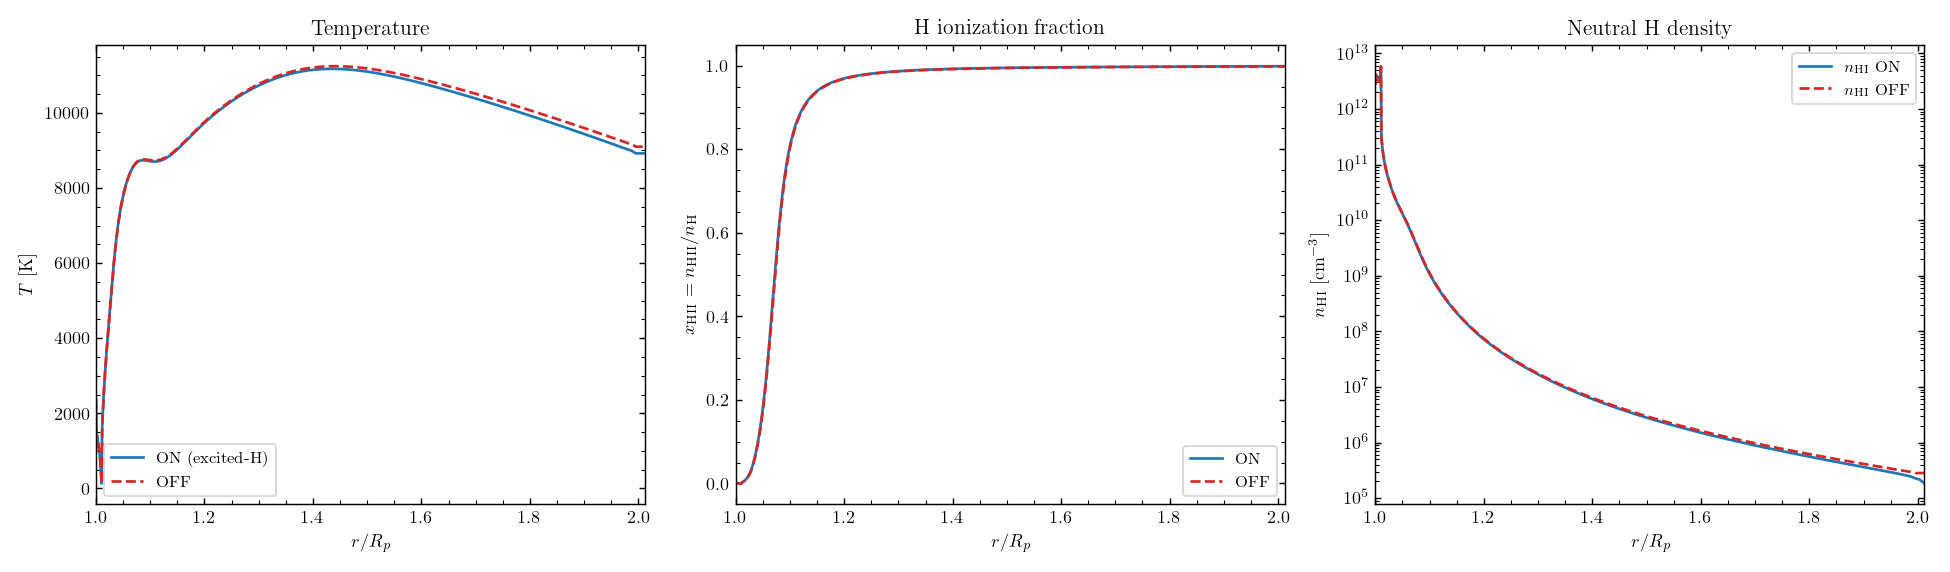

This figure's Python source:
#!/usr/bin/env python3
"""Phase-3a ON vs OFF comparison: temperature and H ionization profiles.

ON  = excited-H coupling enabled  (output_on_clean/)
OFF = excited-H coupling disabled (output_off_clean/)
Both produced from the SAME build; the only difference is the presence of the
stellar Teff/radius tail lines in input.inp (use_excited_H toggle).

Surfaces NUMBERS + FIGURE only; validation is the user's call.
"""
import numpy as np
import matplotlib
matplotlib.use('Agg')
import matplotlib.pyplot as plt


def load(d):
    HY = np.loadtxt(f'{d}/Hydro_ioniz.txt')
    ION = np.loadtxt(f'{d}/Ion_species.txt')
    r = HY[:, 0]
    T = HY[:, 4]                       # col5 = T [K]
    # Ion_species.txt: col1=r/Rp, col2=nHI, col3=nHII, col4=nHeI ...
    nHI = ION[:, 1]
    nHII = ION[:, 2]
    xHII = nHII / np.maximum(nHI + nHII, 1e-300)
    return r, T, nHI, nHII, xHII


rON, TON, nHI_ON, nHII_ON, xON = load('output_on_clean')
rOFF, TOFF, nHI_OFF, nHII_OFF, xOFF = load('output_off_clean')

# physical domain mask (drop ghosts)
m = (rON >= 1.0)

# interpolate OFF onto ON grid for differencing (grids should match, but be safe)
TOFF_i = np.interp(rON, rOFF, TOFF)
xOFF_i = np.interp(rON, rOFF, xOFF)
nHI_OFF_i = np.interp(rON, rOFF, nHI_OFF)

print("# r/Rp    T_ON[K]   T_OFF[K]  dT[K]     xHII_ON   xHII_OFF  "
      "nHI_ON      nHI_OFF")
for rr in [1.0, 1.1, 1.2, 1.3, 1.5, 1.8, 2.0, 2.5, 3.0]:
    i = np.argmin(np.abs(rON - rr))
    print(f"{rON[i]:6.3f}  {TON[i]:8.1f}  {TOFF_i[i]:8.1f}  "
          f"{TON[i]-TOFF_i[i]:+8.1f}  {xON[i]:.3e}  {xOFF_i[i]:.3e}  "
          f"{nHI_ON[i]:.3e}  {nHI_OFF_i[i]:.3e}")

dT = TON - TOFF_i
print(f"\nmax |dT| (physical domain) = {np.max(np.abs(dT[m])):.1f} K "
      f"at r/Rp = {rON[m][np.argmax(np.abs(dT[m]))]:.3f}")
print(f"mean |dT| (physical domain) = {np.mean(np.abs(dT[m])):.1f} K")
dx = (xON - xOFF_i)
print(f"max |dx_HII| (physical domain) = {np.max(np.abs(dx[m])):.3e} "
      f"at r/Rp = {rON[m][np.argmax(np.abs(dx[m]))]:.3f}")

# ----- figure -----
fig, ax = plt.subplots(1, 3, figsize=(15, 4.4))

# (1) temperature
ax[0].plot(rON[m],  TON[m],  'C0-',  label='ON (excited-H)')
ax[0].plot(rOFF,    TOFF,    'C3--', label='OFF')
ax[0].set_xlabel(r'$r/R_p$'); ax[0].set_ylabel(r'$T$ [K]')
ax[0].set_title('Temperature'); ax[0].legend(fontsize=9)
ax[0].set_xlim(1, min(6, rON.max()))

# (2) H ionization fraction
ax[1].plot(rON[m],  xON[m],  'C0-',  label='ON')
ax[1].plot(rOFF,    xOFF,    'C3--', label='OFF')
ax[1].set_xlabel(r'$r/R_p$'); ax[1].set_ylabel(r'$x_{\rm HII}=n_{\rm HII}/n_{\rm H}$')
ax[1].set_title('H ionization fraction'); ax[1].legend(fontsize=9)
ax[1].set_xlim(1, min(6, rON.max()))

# (3) neutral H density (log) + dT on twin axis
ax[2].plot(rON[m],  nHI_ON[m],  'C0-',  label=r'$n_{\rm HI}$ ON')
ax[2].plot(rOFF,    nHI_OFF,    'C3--', label=r'$n_{\rm HI}$ OFF')
ax[2].set_yscale('log'); ax[2].set_xlabel(r'$r/R_p$')
ax[2].set_ylabel(r'$n_{\rm HI}$ [cm$^{-3}$]')
ax[2].set_title('Neutral H density'); ax[2].legend(fontsize=9, loc='upper right')
ax[2].set_xlim(1, min(6, rON.max()))

plt.tight_layout()
plt.savefig('compare_on_off.png', dpi=130)
print("\nwrote compare_on_off.png")
